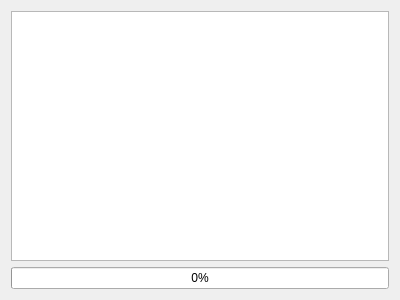
<?xml version="1.0" encoding="UTF-8"?>
<ui version="4.0">
 <class>MainWindow</class>
 <widget class="QMainWindow" name="MainWindow">
  <property name="geometry">
   <rect>
    <x>0</x>
    <y>0</y>
    <width>400</width>
    <height>300</height>
   </rect>
  </property>
  <property name="windowTitle">
   <string>MainWindow</string>
  </property>
  <widget class="QWidget" name="centralWidget">
   <layout class="QGridLayout" name="gridLayout">
    <item row="0" column="0">
     <widget class="QTextEdit" name="textLines"/>
    </item>
    <item row="1" column="0">
     <widget class="QProgressBar" name="upsLoad">
      <property name="value">
       <number>0</number>
      </property>
     </widget>
    </item>
   </layout>
  </widget>
 </widget>
 <layoutdefault spacing="6" margin="11"/>
 <resources/>
 <connections/>
</ui>
